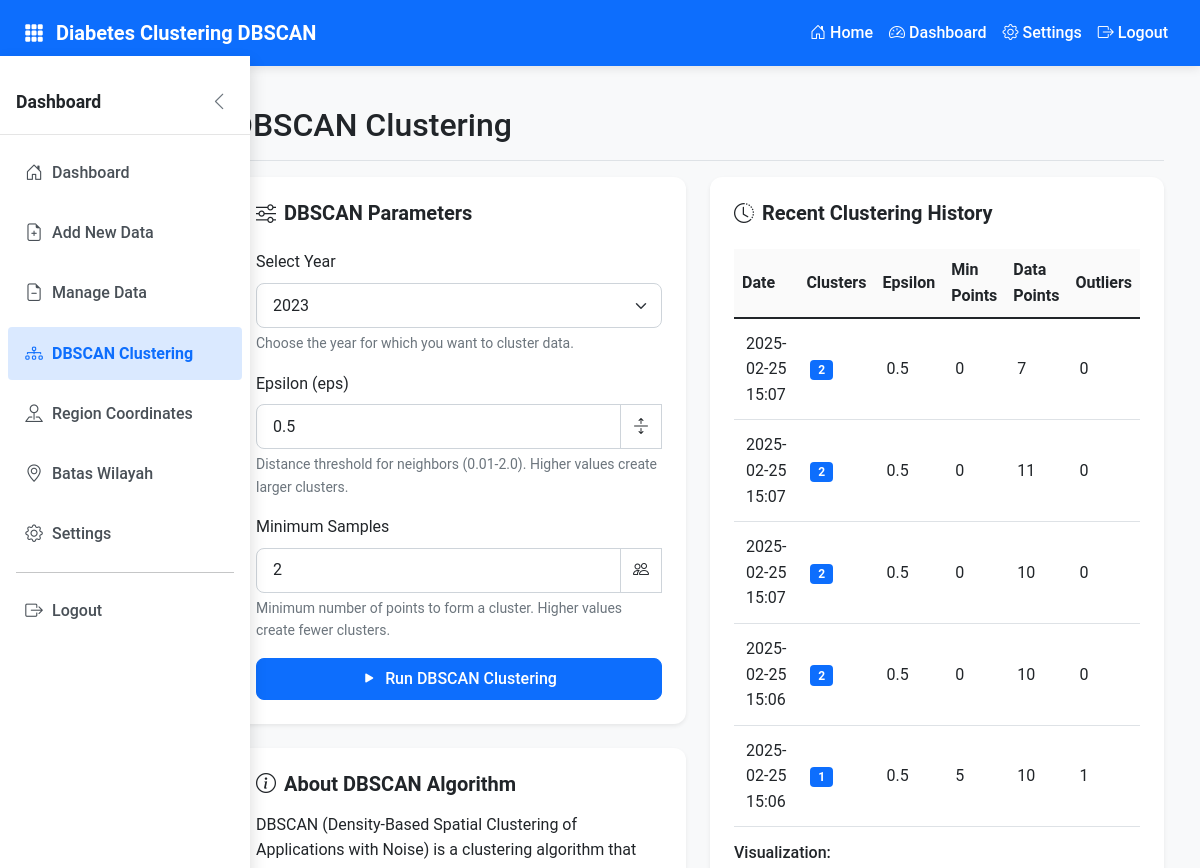
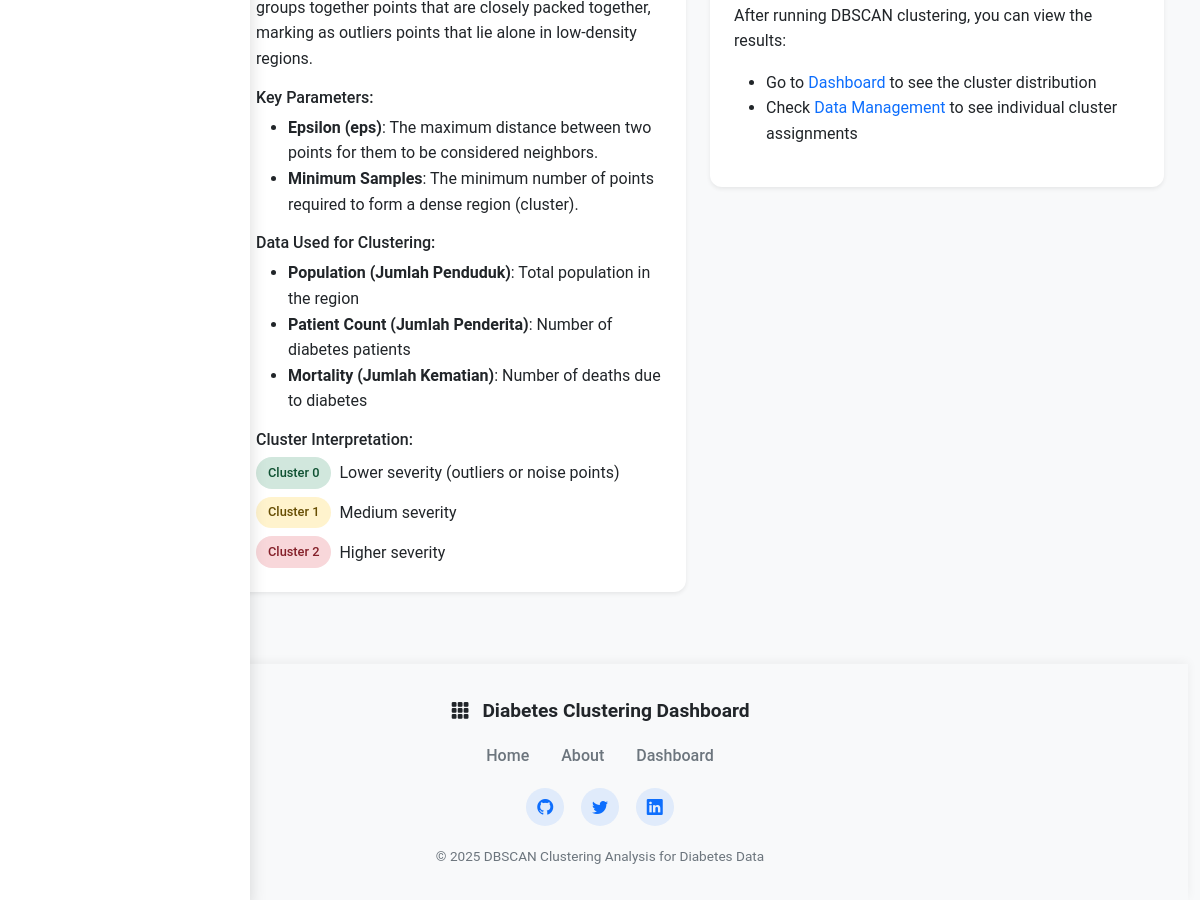
The app's page /admin/dbscan_clustering.php (signed in) with its own data (2 pictures, top to bottom).
### tables this page shows
CREATE TABLE `clustering_results`  (
  `id` int(11) NOT NULL AUTO_INCREMENT,
  `cluster_count` int(11) NOT NULL,
  `epsilon` float NOT NULL,
  `min_samples` int(11) NULL DEFAULT NULL,
  `min_points` int(11) NOT NULL,
  `data_points` int(11) NOT NULL,
  `outliers` int(11) NOT NULL,
  `execution_time` float NOT NULL,
  `date_generated` timestamp(0) NOT NULL DEFAULT current_timestamp(0),
  PRIMARY KEY (`id`) USING BTREE
);

### admin/dbscan_clustering.php (the view, shortened to what this page needs)
<?php
require_once '../config/database.php';
$stmt = $pdo->query("SELECT DISTINCT tahun FROM diabetes_data ORDER BY tahun DESC");
$available_years = $stmt->fetchAll(PDO::FETCH_COLUMN);
$history_stmt = $pdo->query("SELECT * FROM clustering_results ORDER BY date_generated DESC LIMIT 5");
$cluster_history = $history_stmt->fetchAll();
include '../includes/header.php';
?>
<div class="container-fluid">
    <div class="row">
        <?php include '../includes/sidebar.php'; ?>
        <main class="col-md-9 ms-sm-auto col-lg-10 px-md-4">
            <div class="d-flex justify-content-between flex-wrap flex-md-nowrap align-items-center pt-3 pb-2 mb-3 border-bottom">
                <h1 class="h2">DBSCAN Clustering</h1>
            </div>
            <div class="row">
                <div class="col-lg-6">
                    <div class="card shadow-sm mb-4">
                        <div class="card-body">
                            <h5 class="card-title mb-4">
                                <i class="bi bi-sliders me-2"></i>
                                DBSCAN Parameters
                            </h5>
                            <form method="POST" class="needs-validation" novalidate>
                                <div class="mb-3">
                                    <label for="selected_year" class="form-label">Select Year</label>
                                    <select class="form-select" id="selected_year" name="selected_year" required>
                                        <?php foreach ($available_years as $year): ?>
                                            <option value="<?php echo htmlspecialchars($year); ?>">
                                                <?php echo htmlspecialchars($year); ?>
                                            </option>
                                        <?php endforeach; ?>
                                    </select>
                                    <div class="form-text">Choose the year for which you want to cluster data.</div>
                                </div>
                                <div class="mb-3">
                                    <label for="eps" class="form-label">Epsilon (eps)</label>
                                    <div class="input-group">
                                        <input type="number" step="0.01" min="0.01" max="2.0" class="form-control"
                                               id="eps" name="eps" value="0.5" required>
                                        <span class="input-group-text"><i class="bi bi-arrows-expand"></i></span>
                                    </div>
                                    <div class="form-text">Distance threshold for neighbors (0.01-2.0). Higher values create larger clusters.</div>
                                </div>
                                <div class="mb-3">
                                    <label for="min_samples" class="form-label">Minimum Samples</label>
                                    <div class="input-group">
                                        <input type="number" min="1" class="form-control"
                                               id="min_samples" name="min_samples" value="2" required>
                                        <span class="input-group-text"><i class="bi bi-people"></i></span>
                                    </div>
                                    <div class="form-text">Minimum number of points to form a cluster. Higher values create fewer clusters.</div>
                                </div>
                                <button type="submit" class="btn btn-primary w-100">
                                    <i class="bi bi-play-fill me-2"></i>Run DBSCAN Clustering
                                </button>
                            </form>
                        </div>
                    </div>
                    <div class="card shadow-sm">
                        <div class="card-body">
                            <h5 class="card-title mb-3">
                                <i class="bi bi-info-circle me-2"></i>
                                About DBSCAN Algorithm
                            </h5>
                            <p>DBSCAN (Density-Based Spatial Clustering of Applications with Noise) is a clustering algorithm that groups together points that are closely packed together, marking as outliers points that lie alone in low-density regions.</p>
                            <h6 class="mt-3 mb-2">Key Parameters:</h6>
                            <ul>
                                <li><strong>Epsilon (eps)</strong>: The maximum distance between two points for them to be considered neighbors.</li>
                                <li><strong>Minimum Samples</strong>: The minimum number of points required to form a dense region (cluster).</li>
                            </ul>
                            <h6 class="mt-3 mb-2">Data Used for Clustering:</h6>
                            <ul>
                                <li><strong>Population (Jumlah Penduduk)</strong>: Total population in the region</li>
                                <li><strong>Patient Count (Jumlah Penderita)</strong>: Number of diabetes patients</li>
                                <li><strong>Mortality (Jumlah Kematian)</strong>: Number of deaths due to diabetes</li>
                            </ul>
                            <h6 class="mt-3 mb-2">Cluster Interpretation:</h6>
                            <div class="d-flex mt-2 align-items-center">
                                <span class="status-badge bg-success me-2">Cluster 0</span>
                                <span>Lower severity (outliers or noise points)</span>
                            </div>
                            <div class="d-flex mt-2 align-items-center">
                                <span class="status-badge bg-warning me-2">Cluster 1</span>
                                <span>Medium severity</span>
                            </div>
                            <div class="d-flex mt-2 align-items-center">
                                <span class="status-badge bg-danger me-2">Cluster 2</span>
                                <span>Higher severity</span>
                            </div>
                        </div>
                    </div>
                </div>
                <div class="col-lg-6">
                    <div class="card shadow-sm">
                        <div class="card-body">
                            <h5 class="card-title mb-4">
                                <i class="bi bi-clock-history me-2"></i>
                                Recent Clustering History
                            </h5>
                            <?php if (count($cluster_history) > 0): ?>
                                <div class="table-responsive">
                                    <table class="table table-hover">
                                        <thead>
                                            <tr>
                                                <th>Date</th>
                                                <th>Clusters</th>
                                                <th>Epsilon</th>
                                                <th>Min Points</th>
                                                <th>Data Points</th>
                                                <th>Outliers</th>
                                            </tr>
                                        </thead>
                                        <tbody>
                                            <?php foreach ($cluster_history as $history): ?>
                                                <tr>
                                                    <td><?php echo date('Y-m-d H:i', strtotime($history['date_generated'])); ?></td>
                                                    <td>
                                                        <span class="badge bg-primary"><?php echo htmlspecialchars($history['cluster_count']); ?></span>
                                                    </td>
                                                    <td><?php echo htmlspecialchars($history['epsilon']); ?></td>
                                                    <td><?php echo htmlspecialchars($history['min_points']); ?></td>
                                                    <td><?php echo htmlspecialchars($history['data_points']); ?></td>
                                                    <td><?php echo htmlspecialchars($history['outliers']); ?></td>
                                                </tr>
                                            <?php endforeach; ?>
                                        </tbody>
                                    </table>
                                </div>
                            <?php endif; ?>
                            <div class="mt-3">
                                <h6 class="mb-2">Visualization:</h6>
                                <p>After running DBSCAN clustering, you can view the results:</p>
                                <ul>
                                    <li>Go to <a href="dashboard.php">Dashboard</a> to see the cluster distribution</li>
                                    <li>Check <a href="delete_data.php">Data Management</a> to see individual cluster assignments</li>
                                </ul>
                            </div>
                        </div>
                    </div>
                </div>
            </div>
        </main>
    </div>
</div>
<?php include '../includes/footer.php'; ?>

### css/style.css (style rules this page uses)
* { box-sizing: border-box; margin: 0; padding: 0; }
body { font-family: 'Roboto', -apple-system, BlinkMacSystemFont, 'Segoe UI', Oxygen, Ubuntu, Cantarell, 'Open Sans', 'Helvetica Neue', sans-serif; font-size: 1rem; line-height: 1.6; color: #212529; transition: background-color 0.3s ease, color 0.3s ease; overflow-x: hidden; min-height: 100vh; display: flex; flex-direction: column; }
main { flex: 1 0 auto; }
a { text-decoration: none; transition: all 0.3s ease; }
.card { border-radius: 0.75rem; border: none; box-shadow: 0 0.125rem 0.25rem rgba(0, 0, 0, 0.075); transition: transform 0.3s ease, box-shadow 0.3s ease; margin-bottom: 1.5rem; overflow: hidden; }
.card-body { padding: 1.5rem; }
.card-title { font-weight: 600; margin-bottom: 0.75rem; display: flex; align-items: center; }
.card-title i { margin-right: 0.5rem; }
.btn { border-radius: 0.5rem; padding: 0.5rem 1rem; font-weight: 500; transition: all 0.3s ease; }
.btn-primary { background-color: #0d6efd; border-color: #0d6efd; }
.table { margin-bottom: 0; }
.table th { font-weight: 600; border-top: none; vertical-align: middle; background-color: rgba(0, 0, 0, 0.02); }
.table td { vertical-align: middle; padding: 0.75rem; }
.status-badge { padding: 0.35rem 0.75rem; border-radius: 9999px; font-size: 0.8rem; font-weight: 500; display: inline-block; }
.form-control, .form-select { border-radius: 0.5rem; padding: 0.6rem 1rem; border: 1px solid #ced4da; transition: all 0.3s ease; }
.input-group-text { border-radius: 0.5rem 0 0 0.5rem; background-color: #f8f9fa; }

### css/sidebar.css (style rules this page uses)
main { transition: all 0.3s ease; margin-left: 250px; }

### css/light.css (style rules this page uses)
body.light-theme { background-color: #f8f9fa; color: #212529; }
.light-theme h1, .light-theme h2, .light-theme h3, .light-theme h4, .light-theme h5, .light-theme h6 { color: #212529; }
.light-theme .card, .light-theme .dashboard-card { background-color: #ffffff; box-shadow: 0 4px 6px rgba(0, 0, 0, 0.07); }
.light-theme .table { color: #212529; }
.light-theme .table th { background-color: rgba(0, 0, 0, 0.02); }
.light-theme .table td, .light-theme .table th { border-color: #dee2e6; }
.light-theme .form-control, .light-theme .form-select, .light-theme .input-group-text { background-color: #ffffff; border-color: #ced4da; color: #212529; }
.light-theme .status-badge.bg-success { background-color: #d1e7dd !important; color: #0f5132 !important; }
.light-theme .status-badge.bg-warning { background-color: #fff3cd !important; color: #664d03 !important; }
.light-theme .status-badge.bg-danger { background-color: #f8d7da !important; color: #842029 !important; }

### records on screen
clustering_results: date_generated "2025-02-25 15:07", cluster_count "2", epsilon "0.5", min_points "0", data_points "7", outliers "0"
clustering_results: date_generated "2025-02-25 15:07", cluster_count "2", epsilon "0.5", min_points "0", data_points "11", outliers "0"
clustering_results: date_generated "2025-02-25 15:07", cluster_count "2", epsilon "0.5", min_points "0", data_points "10", outliers "0"
clustering_results: date_generated "2025-02-25 15:06", cluster_count "2", epsilon "0.5", min_points "0", data_points "10", outliers "0"
clustering_results: date_generated "2025-02-25 15:06", cluster_count "1", epsilon "0.5", min_points "5", data_points "10", outliers "1"

### other values on screen
$lang['home'] "Home"
$lang['dashboard'] "Dashboard"
$lang['settings'] "Settings"
$lang['logout'] "Logout"
$lang['add_data'] "Add New Data"
$lang['manage_data'] "Manage Data"
$lang['region_coordinates'] "Region Coordinates"
form field selected_year "2023"
